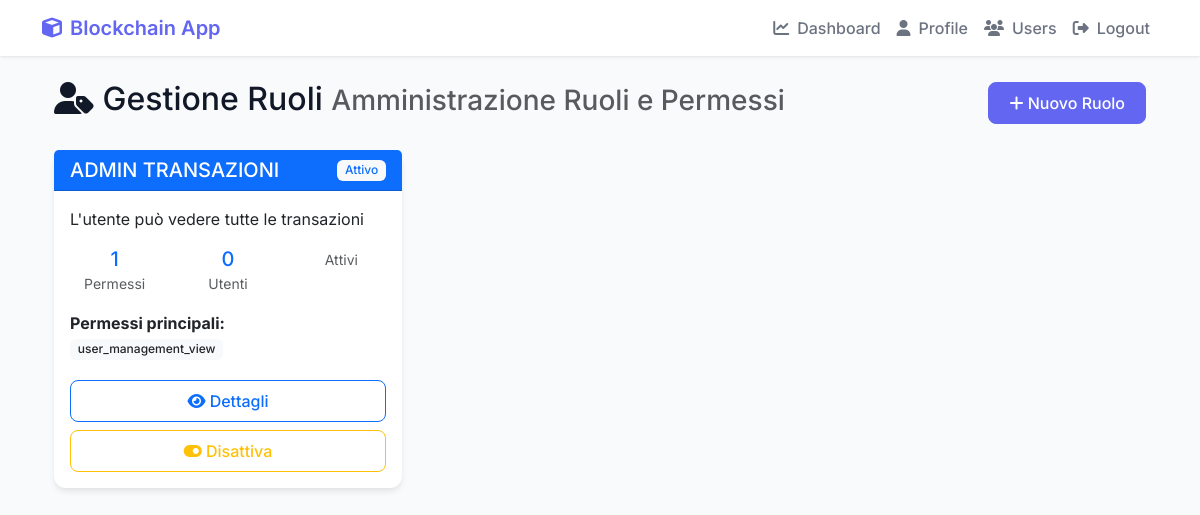
The page /user-management/roles/ (signed in) on the database its author committed.
### Cripto1/models.py (models this page shows, shortened)
class Role(models.Model):
    name = models.CharField(max_length=100, unique=True)
    description = models.TextField()
    permissions = models.ManyToManyField(Permission, blank=True)
    is_active = models.BooleanField(default=True)
    is_system_role = models.BooleanField(default=False)  # Ruoli di sistema non possono essere eliminati
    created_at = models.DateTimeField(auto_now_add=True)
    updated_at = models.DateTimeField(auto_now=True)
    class Meta:
        ordering = ['name']
        verbose_name = "Ruolo"
        verbose_name_plural = "Ruoli"

class Permission(models.Model):
    name = models.CharField(max_length=100, unique=True)
    codename = models.CharField(max_length=100, unique=True)
    description = models.TextField()
    category = models.CharField(max_length=50, choices=[
        ('USER_MANAGEMENT', 'Gestione Utenti'),
        ('TRANSACTION_MANAGEMENT', 'Gestione Transazioni'),
        ('BLOCKCHAIN_MANAGEMENT', 'Gestione Blockchain'),
        ('SYSTEM_ADMIN', 'Amministrazione Sistema'),
        ('AUDIT_LOGS', 'Log di Audit'),
        ('SECURITY', 'Sicurezza'),
        ('REPORTS', 'Report e Analytics'),
    ])
    is_active = models.BooleanField(default=True)
    created_at = models.DateTimeField(auto_now_add=True)
    updated_at = models.DateTimeField(auto_now=True)
    class Meta:
        ordering = ['category', 'name']
        verbose_name = "Permesso"
        verbose_name_plural = "Permessi"

### Cripto1/views.py (the view)
    def wrapper(request, *args, **kwargs):
        if not request.user.is_authenticated:
            messages.error(request, "Devi essere autenticato per accedere a questa sezione.")
            return redirect('Cripto1:login')
        return view_func(request, *args, **kwargs)

### Cripto1/models.py (called while the page is built)
    def is_locked(self):
        if self.locked_until and timezone.now() < self.locked_until:
            return True
        return False

    def update_last_login(self, ip_address=None):
        self.last_login_date = timezone.now()
        if ip_address:
            self.last_login_ip = ip_address
        self.save()

### Cripto1/views.py (called while the page is built)
def user_management_required(view_func):
    def wrapper(request, *args, **kwargs):
        if not request.user.is_authenticated:
            messages.error(request, "Devi essere autenticato per accedere a questa sezione.")
            return redirect('Cripto1:login')
        return view_func(request, *args, **kwargs)
    return wrapper

@login_required
@user_management_required
def role_list(request):
    roles = Role.objects.all().prefetch_related(
        'permissions',
        'user_assignments'
    ).order_by('name')
    context = {
        'roles': roles
    }
    return render(request, 'Cripto1/user_management/role_list.html', context)

### Cripto1/templates/Cripto1/user_management/role_list.html (shortened to what this page needs)
{% extends 'Cripto1/base.html' %}
{% load static %}
{% block content %}
<div class="container-fluid mt-4">
    <div class="row">
        <div class="col-12">
            <div class="d-flex justify-content-between align-items-center mb-4">
                <h2>
                    <i class="fas fa-user-tag"></i> Gestione Ruoli
                    <small class="text-muted">Amministrazione Ruoli e Permessi</small>
                </h2>
                <div>
                    <a href="{% url 'Cripto1:create_role' %}" class="btn btn-primary">
                        <i class="fas fa-plus"></i> Nuovo Ruolo
                    </a>
                </div>
            </div>
        </div>
    </div>
    <div class="row">
        {% for role in roles %}
        <div class="col-md-6 col-lg-4">
            <div class="card mb-4 border-{% if role.is_active %}primary{% else %}danger{% endif %}">
                <div class="card-header bg-{% if role.is_active %}primary{% else %}danger{% endif %} text-white d-flex justify-content-between align-items-center">
                    <h5 class="mb-0">
                        {{ role.name }}
                    </h5>
                    <span class="badge bg-light text-{% if role.is_active %}primary{% else %}danger{% endif %}">
                        {% if role.is_active %}Attivo{% else %}Inattivo{% endif %}
                    </span>
                </div>
                <div class="card-body">
                    <p class="card-text">{{ role.description|default:"Nessuna descrizione" }}</p>
                    <div class="row text-center mb-3">
                        <div class="col-4">
                            <h5 class="mb-0 text-primary">{{ role.permissions.count }}</h5>
                            <small class="text-muted">Permessi</small>
                        </div>
                        <div class="col-4">
                            <h5 class="mb-0 text-primary">{{ role.user_assignments.count }}</h5>
                            <small class="text-muted">Utenti</small>
                        </div>
                        <div class="col-4">
                            <small class="text-muted">Attivi</small>
                        </div>
                    </div>
                    <div class="mb-3">
                        <strong>Permessi principali:</strong><br>
                        {% for permission in role.permissions.all|slice:":5" %}
                            <span class="badge bg-light text-dark me-1 mb-1">{{ permission.name }}</span>
                        {% empty %}
                            <span class="text-muted">Nessun permesso</span>
                        {% endfor %}
                    </div>
                    <div class="d-grid gap-2">
                        <a href="{% url 'Cripto1:role_detail' role.id %}" class="btn btn-outline-primary">
                            <i class="fas fa-eye"></i> Dettagli
                        </a>
                        {% if not role.is_system_role %}
                            <button class="btn btn-outline-{% if role.is_active %}warning{% else %}success{% endif %}" onclick="toggleRoleStatus({{ role.id }}, '{{ role.name }}')">
                                <i class="fas fa-toggle-on"></i>
                                {% if role.is_active %}Disattiva{% else %}Attiva{% endif %}
                            </button>
                        {% endif %}
                    </div>
                </div>
            </div>
        </div>
        {% endfor %}
    </div>
</div>
{% endblock %}

### Cripto1/templates/Cripto1/base.html (style rules this page uses)
:root { --primary-color: #6366f1; --secondary-color: #4f46e5; --success-color: #22c55e; --danger-color: #ef4444; --warning-color: #f59e0b; --info-color: #3b82f6; --background-color: #f9fafb; --card-background: #ffffff; --text-primary: #111827; --text-secondary: #6b7280; }
body { font-family: 'Inter', sans-serif; background-color: var(--background-color); color: var(--text-primary); }
.card { border: none; border-radius: 12px; box-shadow: 0 4px 6px -1px rgba(0,0,0,0.1); background: var(--card-background); transition: transform 0.2s ease, box-shadow 0.2s ease; }
.btn { font-weight: 500; border-radius: 8px; padding: 0.5rem 1.25rem; transition: all 0.2s ease; }
.btn-primary { background-color: var(--primary-color); border-color: var(--primary-color); }
.badge { font-weight: 500; padding: 0.35em 0.65em; border-radius: 6px; }

### rows shown on the page
Role: name "ADMIN TRANSAZIONI", is_active "Attivo", description "L'utente può vedere tutte le transazioni", permissions.count "1", user_assignments.count "0"
Permission: name "user_management_view"
